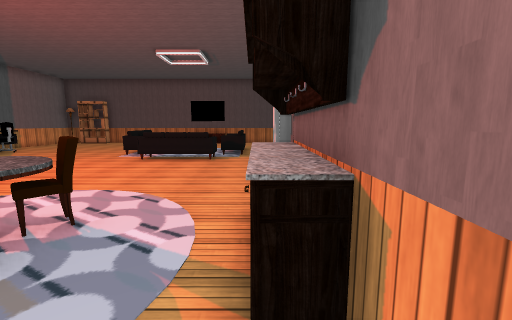
[1] (above)

16 first-person views from a walk through a Unity game level. The camera is 1.5 m above the floor, tilts 8° down and sees 90° across. The floor is counted in squares, 1 m on a side. Each view is taken from the middle of a square. On the plan, view 1 faces up. The plan holds only what a view shows up to about 13 squares ahead; the rest is blank. The player character is not drawn. Some surface patterns are stand-ins.

[2]
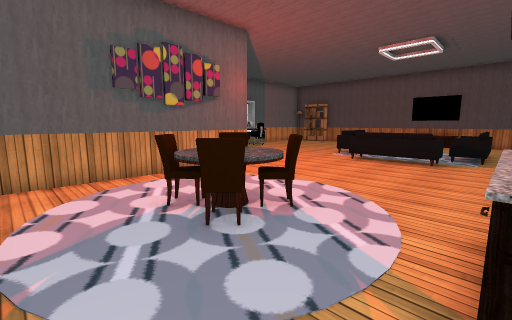

[3]
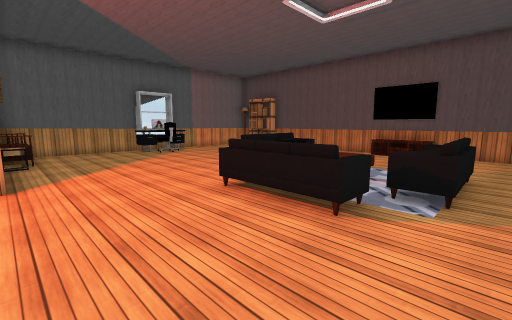

[4]
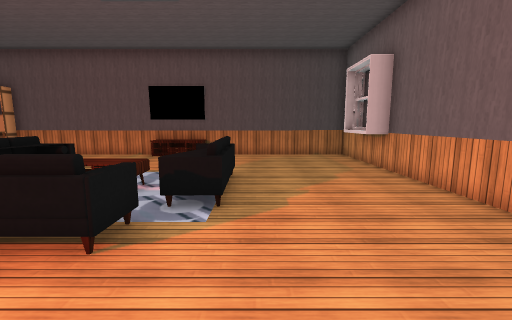

[5]
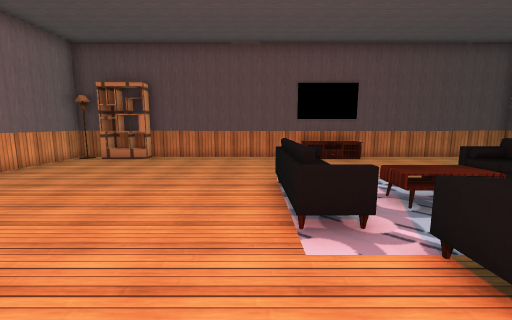

[6]
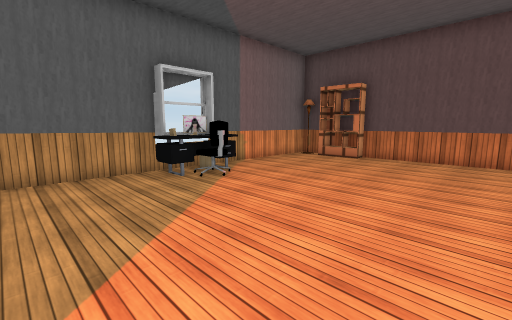

[7]
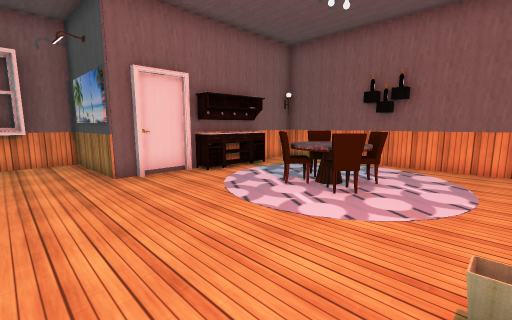

[8]
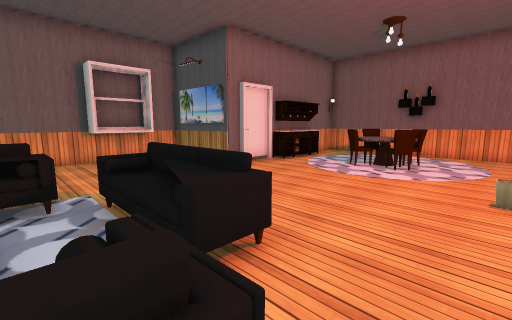

[9]
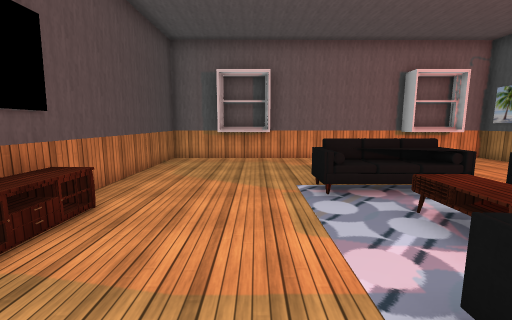

[10]
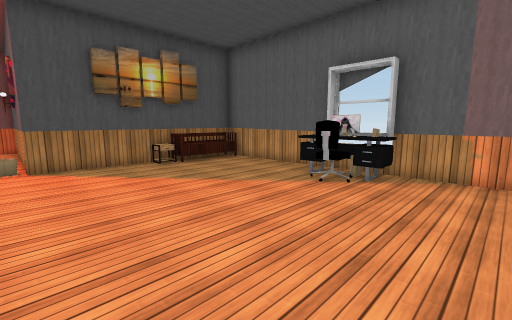

[11]
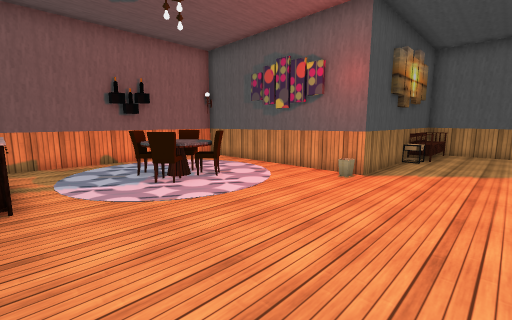

[12]
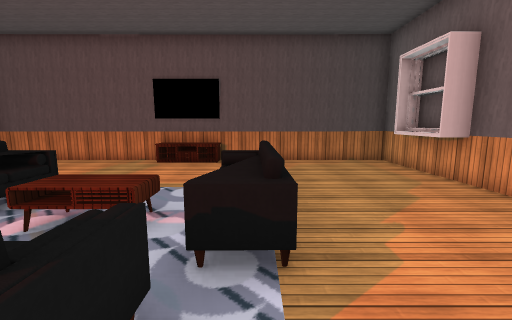

[13]
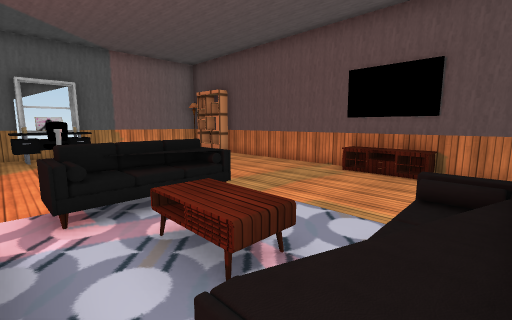

[14]
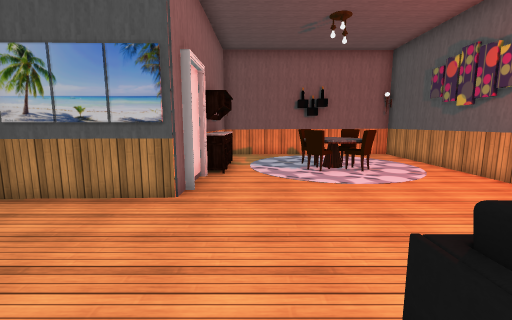

[15]
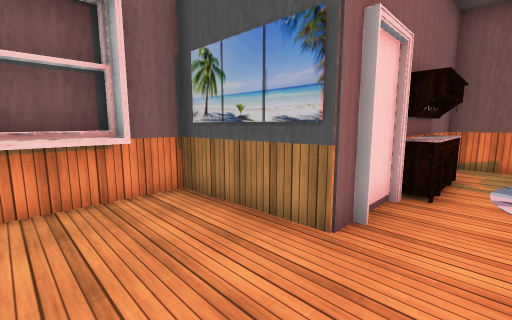

[16]
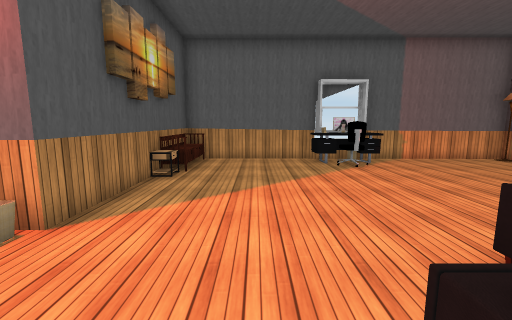

### Floor plan
Points are (right, up) in squares from view 1. A wall is a line through its corners. A room is listed if a view was taken in it or the views show most of it. See-through windows are left out.
Room 1 (views 1, 2, 3, 4, 5, 6, 7, 8, 9, 10, 11, 12, 13, 14, 15, 16)
walls: (0.6, 6.2) (0.7, 7) (4.4, 7) (4.3, 20.7) (-2.7, 20.7); (-11.5, 7) (-7.5, 7) (-7.6, -0.9) (0.6, -0.8) (0.6, 1.7); (-5.4, 20.7) (-11.6, 20.7); (3.6, 8.4) (3.6, 10.6); (3.9, 8.5) (3.9, 10.5); (3.6, 16.4) (3.6, 18.6); (3.9, 16.5) (3.9, 18.5); (-14.7, 14.6) (-14.7, 12.6); (0.6, 3.3) (0.6, 6.1); (-14.3, 20.7) (-15, 20.7) (-15.1, 7)
objects: bench (-14, 7) to (-13, 8); other object (-14, 12) to (-13, 15); shelf (-14, 20) to (-12, 21); table (-12, 7) to (-12, 8); sofa (-6, 13) to (-5, 15); chair (-5, 2) to (-4, 2); rug (-5, 3) to (-3, 4); chair (-5, 4); sofa (-5, 11) to (-2, 12); table (-5, 20) to (-3, 21); table (-4, 13) to (-3, 14); chair (-3, 2); chair (-3, 4); sofa (-2, 13) to (-1, 15); other object (0, 2); cabinet (0, 3) to (1, 3); other object (0, 4); shelf (1, 2)

Where each view was taken, in squares from view 1:
view 1: 0 up, 0 right, facing up
view 2: 0 up, 0 right, facing up-left
view 3: 7 up, 0 right, facing up-left
view 4: 8 up, 0 right, facing up
view 5: 9 up, 7 left, facing up
view 6: 9 up, 7 left, facing up-left
view 7: 9 up, 7 left, facing down-right
view 8: 13 up, 7 left, facing down-right
view 9: 17 up, 7 left, facing right
view 10: 17 up, 7 left, facing down-left
view 11: 10 up, 0 right, facing down-left
view 12: 10 up, 1 left, facing up
view 13: 12 up, 1 left, facing up-left
view 14: 12 up, 1 left, facing down
view 15: 10 up, 1 left, facing down-right
view 16: 10 up, 4 left, facing left
